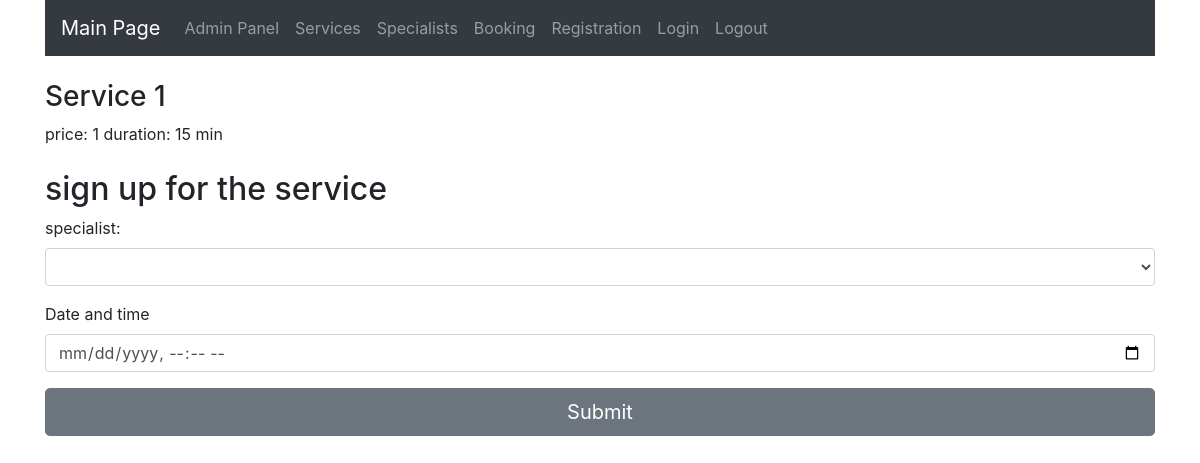
Before: /services/1/ (signed in) with the older database file.
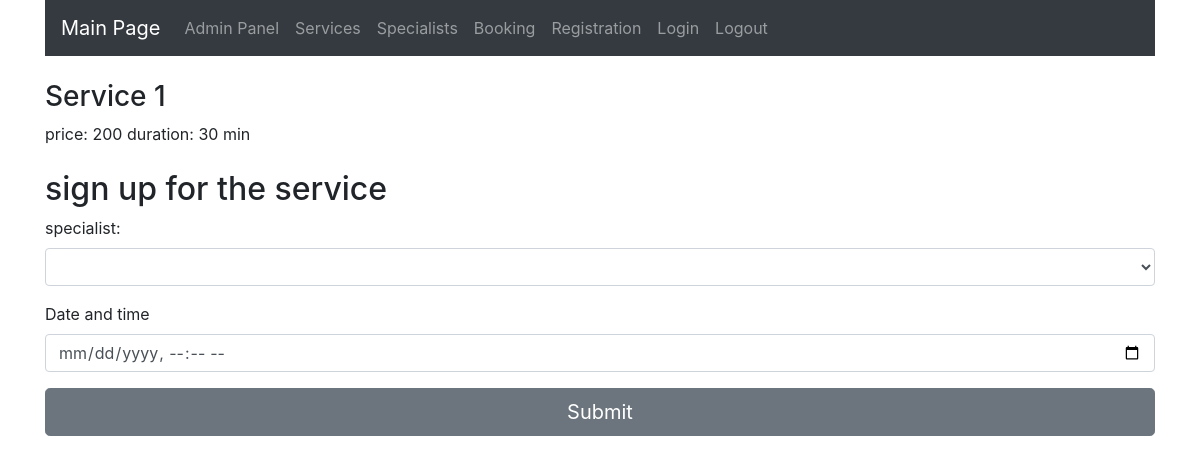
After: the same page with the newer database file.
### services/models.py (models this page shows, shortened)
class Service(models.Model):
    name = models.CharField(max_length=100)
    time = models.IntegerField()
    price = models.IntegerField()

### services/views.py (the view)
# urls.py: path('services/<str:service_id>/', views.service_single),
@login_required(login_url='login')
def service_single(request, service_id):
    work_schedules = WorkScheduleModel.objects.filter(date__gte=datetime.date.today(),
                                                      date__lte=datetime.date.today() + datetime.timedelta(
                                                          days=7)).all()
    service = ServiceModel.objects.get(id=service_id)
    specialists = SpecialistModel.objects.filter(workschedule__in=work_schedules, services__id=service_id)
    return render(request, 'service.html', {'service': service, 'specialists': specialists})

### services/templates/service.html (shortened to what this page needs)
{% extends 'base.html' %}
{% block content %}
<h3>{{ service.name }}</h3>
price: {{ service.price }}
duration: {{ service.time }} min
<br><br>
<h2>sign up for the service</h2>
<form method="POST" action="{% url 'booking' %}" id="booking">
    <div class="form-group">
        <label for="specialist">specialist: </label>
        <select class="form-control" name="specialist" id="specialist">
        </select>
    </div>
    <div class="form-group">
        <label for="date-time">Date and time</label>
        <input type="datetime-local" class="form-control" name="date_time" id="date-time" required>
    </div>
</form>
<button type="submit" class="btn btn-secondary btn-lg btn-block" form="booking">Submit</button>
{% endblock %}

Changed rows visible on the page:
changed Service "Service 1": price "1" → "200"; time "15" → "30"
